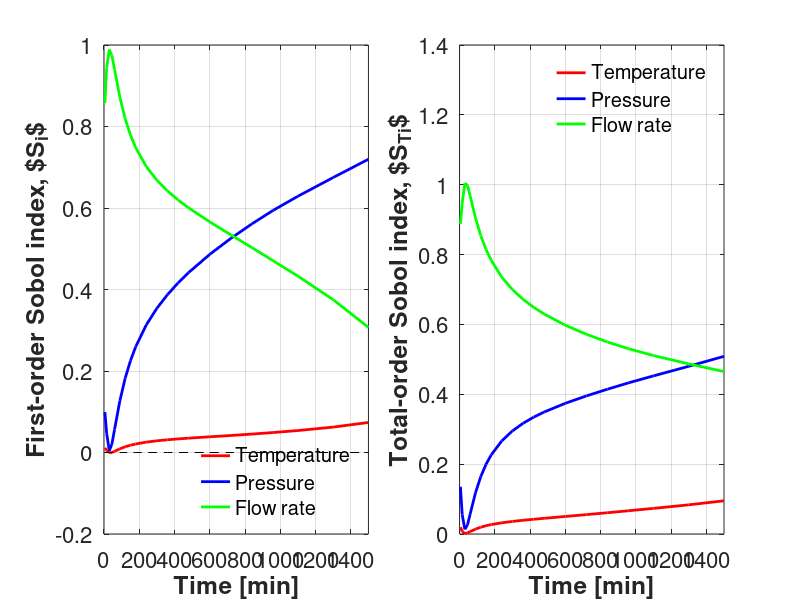
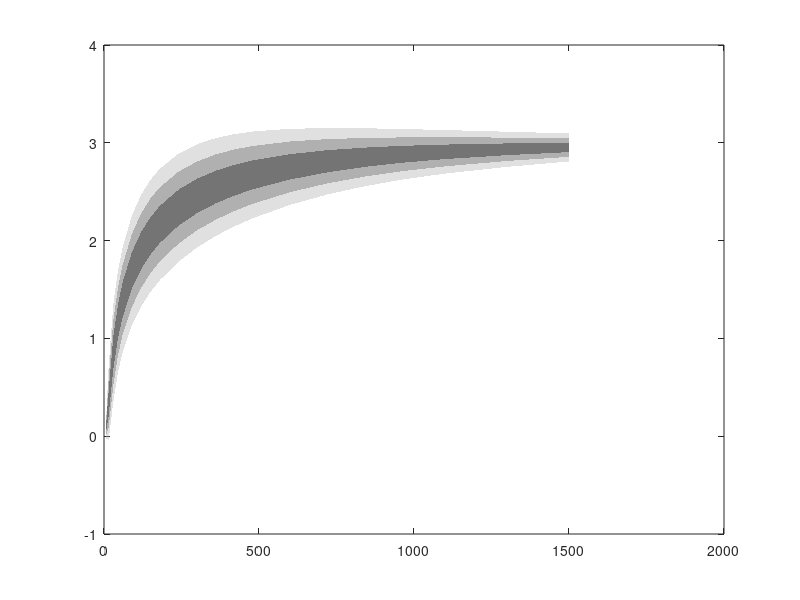

Here is the MATLAB script that generated these plots, in order: (Note: this script raises an error after producing the figures.)
% Visualize Sobol Sensitivity Analysis Results
% This script creates comprehensive visualizations of sensitivity indices evolution

clear; close all; clc;

%% Data Entry
load GSA_results_N32768_2025-12-23_06-18

time = results.time_points';

S1_T = results.first_order(:,1);
S1_P = results.first_order(:,2);
S1_F = results.first_order(:,3);

ST_T = results.total_order(:,1);
ST_P = results.total_order(:,2);
ST_F = results.total_order(:,3);

mean_yield = results.output_mean;
std_yield  = results.output_std;

sum_S1     = results.sum_S;
sum_ST     = results.sum_ST;

%%
%load GSA_results_N10000_2025-12-12_16-06

%%
%{
% Time points [min]
time = [5, 15, 30, 60, 90, 120, 150, 240, 300, 450, 600, 750, 900, 1200, 1500, 2000]';

% First-order Sobol indices
S1_T = [-0.0214, -0.0276, -0.0282, -0.0095, 0.0076, 0.0203, 0.0303, ...
        0.0521, 0.0635, 0.0884, 0.1123, 0.1369, 0.1630, 0.2208, ...
        0.2893, 0.4398]';  % Temperature
S1_P = [0.0742, 0.0224, -0.0276, 0.0085, 0.0678, 0.1162, 0.1546, ...
        0.2354, 0.2743, 0.3514, 0.4174, 0.4808, 0.5441, 0.6712, ...
        0.7937, 0.9533]';  % Pressure
S1_F = [0.8467, 0.9413, 0.9995, 0.9615, 0.9003, 0.8534, 0.8189, ...
        0.7579, 0.7360, 0.7092, 0.7000, 0.6972, 0.6961, 0.6895, ...
        0.6687, 0.5832]';  % Flow rate

%S1_T = max(0,S1_T);
%S1_F = max(0,S1_F);
%S1_P = max(0,S1_P);

% Total-order Sobol indices
ST_T = [0.0195, 0.0068, 0.0016, 0.0067, 0.0137, 0.0191, 0.0232, ...
        0.0314, 0.0352, 0.0425, 0.0490, 0.0557, 0.0627, 0.0780, ...
        0.0949, 0.1256]';  % Temperature
ST_P = [0.1355, 0.0553, 0.0137, 0.0561, 0.1152, 0.1608, 0.1953, ...
        0.2614, 0.2893, 0.3361, 0.3690, 0.3965, 0.4219, 0.4700, ...
        0.5165, 0.5899]';  % Pressure
ST_F = [0.9064, 0.9678, 1.0282, 0.9883, 0.9227, 0.8702, 0.8294, ...
        0.7480, 0.7122, 0.6505, 0.6082, 0.5754, 0.5482, 0.5045, ...
        0.4706, 0.4290]';  % Flow rate

% Output statistics
mean_yield = [0.0213, 0.3364, 0.8522, 1.3949, 1.6970, 1.9004, 2.0502, ...
              2.3378, 2.4585, 2.6475, 2.7553, 2.8234, 2.8689, 2.9235, ...
              2.9529, 2.9773]';
std_yield = [0.0125, 0.1262, 0.1667, 0.1794, 0.1874, 0.1911, 0.1918, ...
             0.1849, 0.1767, 0.1530, 0.1299, 0.1096, 0.0924, 0.0660, ...
             0.0477, 0.0286]';

% Sum of indices
sum_S1 = [0.8995, 0.9361, 0.9437, 0.9605, 0.9757, 0.9900, 1.0039, ...
          1.0454, 1.0738, 1.1489, 1.2297, 1.3150, 1.4031, 1.5815, ...
          1.7517, 1.9763]';
sum_ST = [1.0613, 1.0299, 1.0435, 1.0512, 1.0516, 1.0500, 1.0478, ...
          1.0408, 1.0366, 1.0292, 1.0262, 1.0276, 1.0327, 1.0526, ...
          1.0820, 1.1444]';
%}

%% Calculate confidence bounds
% Using ±1σ (68% confidence)
upper_1sigma = mean_yield + std_yield;
lower_1sigma = mean_yield - std_yield;

% Using ±2σ (95% confidence)
upper_2sigma = mean_yield + 2*std_yield;
lower_2sigma = mean_yield - 2*std_yield;

% Using ±3σ (99.7% confidence)
upper_3sigma = mean_yield + 3*std_yield;
lower_3sigma = mean_yield - 3*std_yield;

%% Figure 1: First-order Sobol indices evolution
figure('Position', [100, 100, 1200, 500]);

subplot(1,2,1)
plot(time, S1_T, 'r', 'LineWidth', 2, 'MarkerSize', 6, 'DisplayName', 'Temperature'); hold on;
plot(time, S1_P, 'b', 'LineWidth', 2, 'MarkerSize', 6, 'DisplayName', 'Pressure');
plot(time, S1_F, 'g', 'LineWidth', 2, 'MarkerSize', 6, 'DisplayName', 'Flow rate');
plot(time, zeros(size(time)), 'k--', 'LineWidth', 0.5, 'HandleVisibility', 'off');
xlabel('Time [min]', 'FontSize', 14, 'FontWeight', 'bold');
ylabel('First-order Sobol index, $S_i$', 'FontSize', 14, 'FontWeight', 'bold');
%title('First-order Sensitivity Indices', 'FontSize', 14, 'FontWeight', 'bold');
legend('Location', 'southeast', 'FontSize', 14); legend box off
grid on;
set(gca, 'FontSize', 16);
xlim([0, max(time)]);

subplot(1,2,2)

plot(time, ST_T, 'r', 'LineWidth', 2, 'MarkerSize', 6, 'DisplayName', 'Temperature'); hold on;
plot(time, ST_P, 'b', 'LineWidth', 2, 'MarkerSize', 6, 'DisplayName', 'Pressure');
plot(time, ST_F, 'g', 'LineWidth', 2, 'MarkerSize', 6, 'DisplayName', 'Flow rate');
xlabel('Time [min]', 'FontSize', 14, 'FontWeight', 'bold');
ylabel('Total-order Sobol index, $S_{Ti}$', 'FontSize', 14, 'FontWeight', 'bold');
%title('Evolution of Total-order Sensitivity Indices', 'FontSize', 10, 'FontWeight', 'bold');
legend('Location', 'northeast', 'FontSize', 12); legend box off;
grid on;
set(gca, 'FontSize', 16);
xlim([0, max(time)]);
exportgraphics(figure(1),['Sobol.png'], "Resolution",500); close all

%% Figure 2: Multiple confidence levels
figure('Position', [120, 120, 1000, 600]);

% Plot 3σ (outermost, lightest)
fill([time; flipud(time)], [upper_3sigma; flipud(lower_3sigma)], ...
    [0.7 0.7 0.7], 'EdgeColor', 'none', 'FaceAlpha', 0.4); hold on;

% Plot 2σ (middle)
fill([time; flipud(time)], [upper_2sigma; flipud(lower_2sigma)], ...
    [0.5 0.5 0.5], 'EdgeColor', 'none', 'FaceAlpha', 0.5);

% Plot 1σ (innermost, darkest)
fill([time; flipud(time)], [upper_1sigma; flipud(lower_1sigma)], ...
    [0.3 0.3 0.3], 'EdgeColor', 'none', 'FaceAlpha', 0.6);

% Plot mean yield curve
yyaxis left
plot(time, mean_yield, 'k-', 'LineWidth', 3, 'Color', [0 0 0]);
plot(time, mean_yield, 'ko', 'MarkerSize', 8, 'MarkerFaceColor', [0 0 0], ...
    'MarkerEdgeColor', [0 0 0])

% Formatting
xlabel('Time [min]', 'FontSize', 14, 'FontWeight', 'bold');
ylabel('Yield [g]', 'FontSize', 14, 'FontWeight', 'bold');

xlim([0, max(time)*1.02]);
ylim([0, max(upper_3sigma)*1.1]);

yyaxis right
plot(time, std_yield, 'b', 'LineWidth', 3)
ylabel('$\sigma$', 'FontSize', 14, 'FontWeight', 'bold');

%title('Extraction Yield with Multiple Confidence Levels', 'FontSize', 16, 'FontWeight', 'bold');
legend('99.7\% CI', '95\% CI', '68\% CI', ...
    'Mean yield [g]', '','$\sigma$' ,'Location', 'east', 'FontSize', 14); legend box off;
grid on;
set(gca, 'FontSize', 16, 'LineWidth', 1.5);
exportgraphics(figure(1),['CI.png'], "Resolution",500); close all

%% Figure 4: Interaction effects
figure('Position', [160, 160, 1000, 600]);

plot(time, results.second_order(:,4), 'r-o', 'LineWidth', 2, 'MarkerSize', 6, 'DisplayName', 'S2,TP'); hold on;
plot(time, results.second_order(:,7), 'b-s', 'LineWidth', 2, 'MarkerSize', 6, 'DisplayName', 'S2,TF');
plot(time, results.second_order(:,8), 'g-^', 'LineWidth', 2, 'MarkerSize', 6, 'DisplayName', 'S2,PF');
plot(time, results.third_order, 'k-o', 'LineWidth', 2, 'MarkerSize', 6, 'DisplayName', 'S3');
%plot(time, zeros(size(time)), 'k-o', 'LineWidth', 0.5, 'HandleVisibility', 'off');
xlabel('Time [min]', 'FontSize', 14, 'FontWeight', 'bold');
ylabel('Higher order Sobol indecies', 'FontSize', 14, 'FontWeight', 'bold');
%title('Higher order Sobol indecies', 'FontSize', 14, 'FontWeight', 'bold');
legend('Location', 'best', 'FontSize', 14); legend Box off;
grid on;
set(gca, 'FontSize', 16);
xlim([0, max(time)]);
exportgraphics(figure(1),['High_Order_Interaction_effects.png'], "Resolution",500); close all

%%
figure('Position', [160, 160, 1000, 600]);

interaction = results.interaction(:,1);  % Temperature interactions
interaction_P = results.interaction(:,2);  % Pressure interactions
interaction_F = results.interaction(:,3);  % Flow rate interactions

plot(time, interaction, 'r-o', 'LineWidth', 2, 'MarkerSize', 6, 'DisplayName', 'Temperature'); hold on;
plot(time, interaction_P, 'b-s', 'LineWidth', 2, 'MarkerSize', 6, 'DisplayName', 'Pressure');
plot(time, interaction_F, 'g-^', 'LineWidth', 2, 'MarkerSize', 6, 'DisplayName', 'Flow rate');
plot(time, zeros(size(time)), 'k--', 'LineWidth', 0.5, 'HandleVisibility', 'off');
xlabel('Time [min]', 'FontSize', 14, 'FontWeight', 'bold');
ylabel('Interaction index ($S_{Ti} - S_i$)', 'FontSize', 14, 'FontWeight', 'bold');
title('Parameter Interaction Effects', 'FontSize', 14, 'FontWeight', 'bold');
legend('Location', 'best', 'FontSize', 14); legend Box off;
grid on;
set(gca, 'FontSize', 16);
xlim([0, max(time)]);
exportgraphics(figure(1),['Interaction_effects.png'], "Resolution",500); close all

%% Save figures
% Uncomment to save figures
% print(1, 'sobol_first_order', '-dpng', '-r300');
% print(2, 'sobol_total_order', '-dpng', '-r300');
% print(3, 'sobol_stacked_area', '-dpng', '-r300');
% print(4, 'sobol_interactions', '-dpng', '-r300');
% print(5, 'sobol_sum_indices', '-dpng', '-r300');
% print(6, 'sobol_output_stats', '-dpng', '-r300');
% print(7, 'sobol_key_timepoints', '-dpng', '-r300');
% print(8, 'sobol_dashboard', '-dpng', '-r300');

fprintf('Visualization complete!\n');
